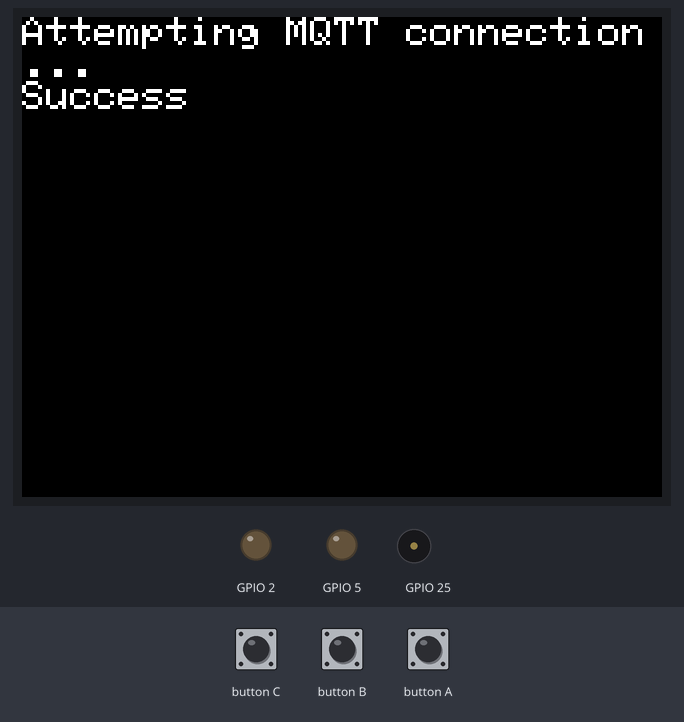
This sketch was run on a simulated ESP32. Shown: 320×240 colour display, output pins drawn as LEDs (lit = HIGH), buzzer (waves = sounding). The test bench sets the inputs (shaded band). WiFi joins after 1.5 s; servers stay silent unless stated; random numbers use the default seed unless the sketch sets one; no MQTT or app messages arrive unless stated.

Above: at 2.8 s.
2.9 s: button C pressed for 1 s
At 5.1 s:
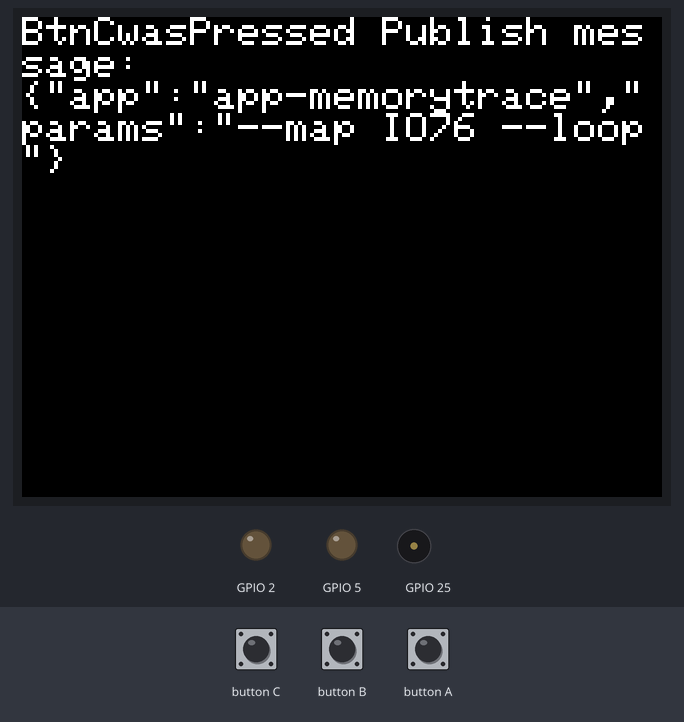
5.4 s: button B pressed for 0.15 s
At 6.7 s:
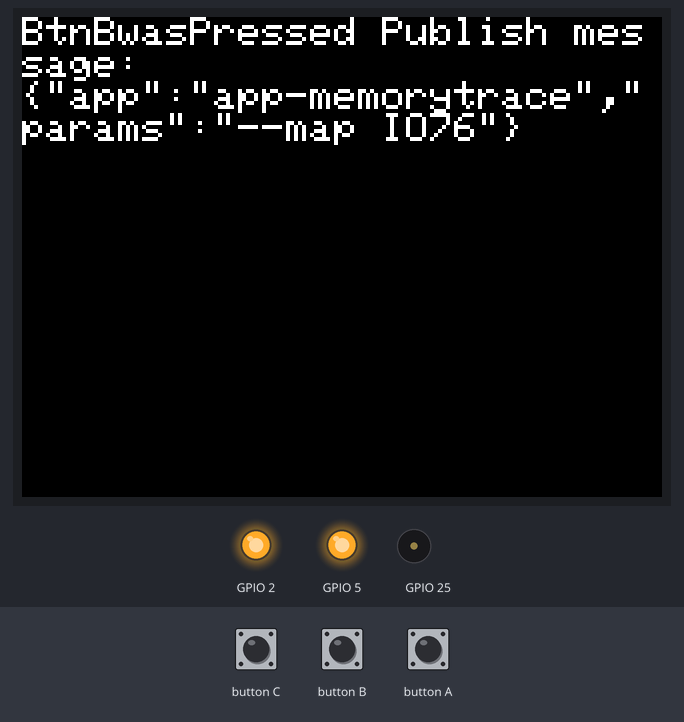
7.0 s: button A pressed for 0.15 s
At 8.2 s:
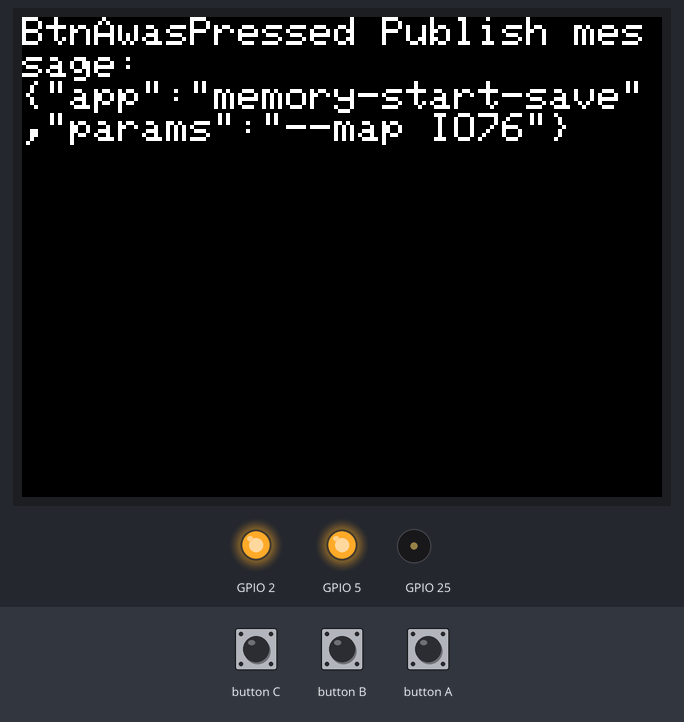
8.6 s: button C pressed for 0.15 s
At 9.4 s:
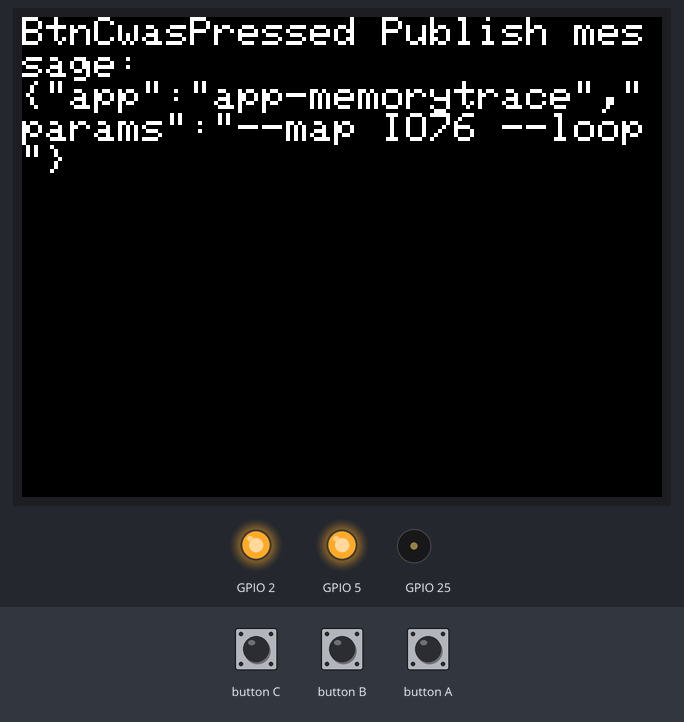
10.2 s: button B pressed for 1 s
At 11.0 s:
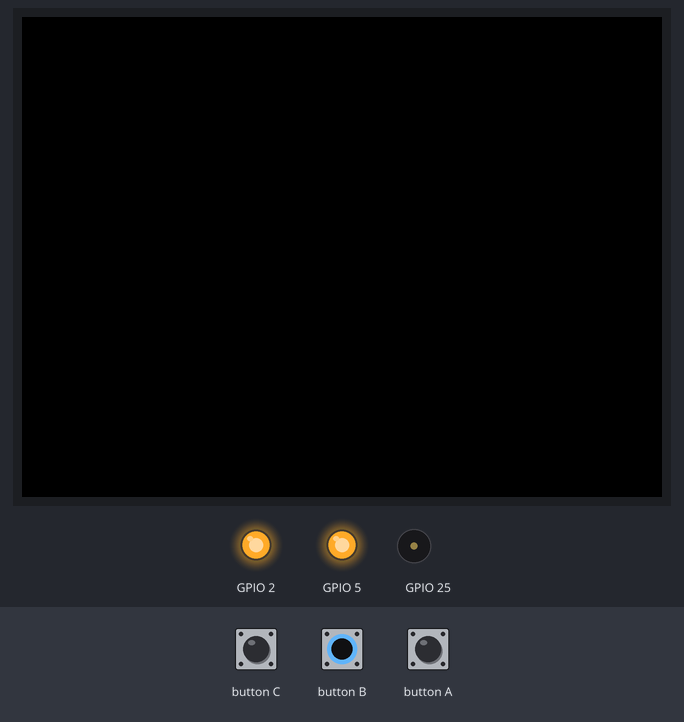
12.7 s: button B pressed for 3.2 s
At 16.6 s:
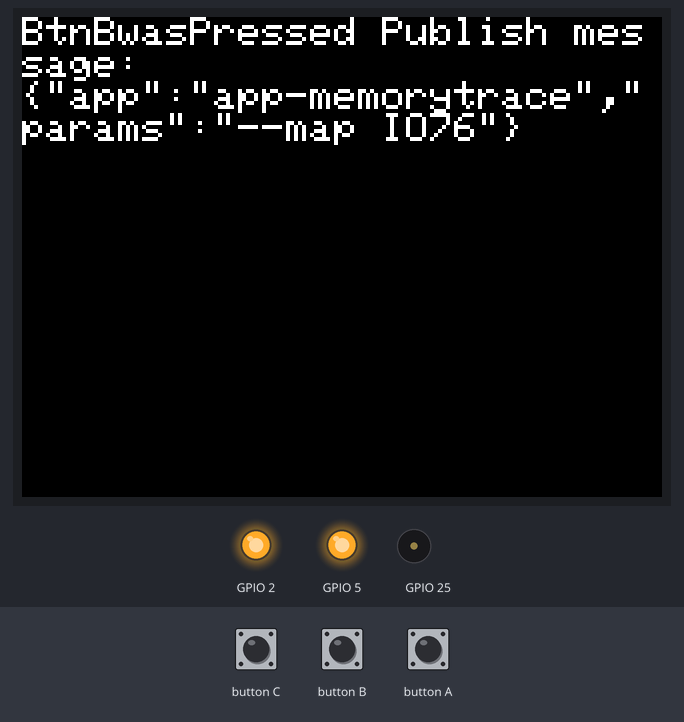
Timing chart, 0 to 18.1 s (numbered marks = the images above; inputs shaded):
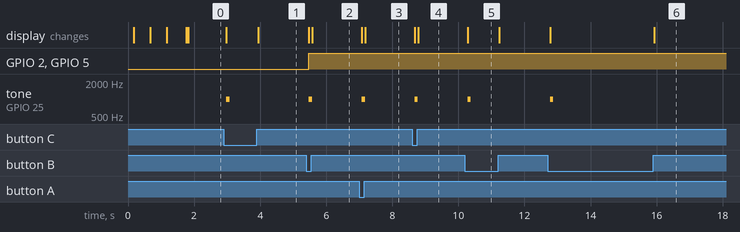

The sketch:

MQTTtoDNE.ino
```cpp
// (licence header left out)
#include <PubSubClient.h>
#include <WiFi.h>

#include "M5Stack.h"
#include <driver/adc.h>

//#define DNE_SERIAL RMS-10C2-AAH46

WiFiClient espClient;
PubSubClient client(espClient);

// Configure the name and password of the connected wifi and your MQTT Serve
const char* ssid = "RMS-10C2-AAH46-53485427";
const char* password = "53485427";

const char* mqtt_server = "192.168.212.1";
const int16_t mqttPort = 1883;
const char* mqtt_user = "mqtt";
const char* mqtt_pass = "sI7G@DijuY";

unsigned long lastMsg = 0;
#define MSG_BUFFER_SIZE (64)
char msg[MSG_BUFFER_SIZE];
int value = 0;  //回数

uint16_t colorvalue = 0;

void setupWifi();
void callback(char* topic, byte* payload, unsigned int length);
void reConnect();

void setup() {
  M5.begin(true, false, false, false);
  M5.Power.begin();
  M5.Lcd.setTextSize(2);
  adc_power_acquire();

  pinMode(2, OUTPUT);
  pinMode(5, OUTPUT);
  digitalWrite(2, LOW);
  digitalWrite(5, LOW);

  dacWrite(25, 0);  // Speaker OFF

  setupWifi();
  client.setServer(mqtt_server, mqttPort);  // Sets the server details.  配置所连接的服务器
  client.setCallback(callback);             // Sets the message callback function.  设置消息回调函数
}

void loop() {
  M5.update();
  if (!client.connected()) {
    reConnect();
  }
  client.loop();  // This function is called periodically to allow clients to
                  // process incoming messages and maintain connections to the
                  // server.
  if (M5.BtnA.wasPressed()) {
    M5.Lcd.clear();
    M5.Lcd.setCursor(0, 0);
    M5.Speaker.beep();  //beep
  } else if (M5.BtnA.wasReleased()) {
    //
    M5.Lcd.println("BtnAwasPressed Publish message:");
    snprintf(msg, MSG_BUFFER_SIZE, "{\"app\":\"memory-start-save\",\"params\":\"--map IO76\"}");
    M5.Lcd.println(msg);
    client.publish("0/THOUZER_HW/RMS-10C2-AAH46/exec/cmd", msg);  // Publishes a message to the specified
  }

  if (M5.BtnB.wasPressed()) {
    M5.Lcd.clear();
    M5.Lcd.setCursor(0, 0);
    M5.Speaker.beep();  //beep
    digitalWrite(5, HIGH);
    digitalWrite(2, HIGH);
  } else if (M5.BtnB.wasReleased()) {
    //M5.Lcd.clear(BLACK);
    M5.Lcd.println("BtnBwasPressed Publish message:");
    snprintf(msg, MSG_BUFFER_SIZE, "{\"app\":\"app-memorytrace\",\"params\":\"--map IO76\"}");
    M5.Lcd.println(msg);

    client.publish("0/THOUZER_HW/RMS-10C2-AAH46/exec/cmd", msg);  // Publishes a message to the specified
  }

  if (M5.BtnC.wasPressed()) {
    M5.Lcd.clear();
    M5.Lcd.setCursor(0, 0);
    M5.Speaker.beep();  //beep
  } else if (M5.BtnC.wasReleased()) {
    //M5.Lcd.clear(BLACK);
    M5.Lcd.println("BtnCwasPressed Publish message:");
    snprintf(msg, MSG_BUFFER_SIZE, "{\"app\":\"app-memorytrace\",\"params\":\"--map IO76 --loop\"}");
    M5.Lcd.println(msg);
    client.publish("0/THOUZER_HW/RMS-10C2-AAH46/exec/cmd", msg);  // Publishes a message to the specified
  }
  delay(2);
}

void setupWifi() {
  delay(10);
  M5.Lcd.printf("Connecting to %s", ssid);
  WiFi.mode(WIFI_STA);         // Set the mode to WiFi station mode.  设置模式为WIFI站模式
  WiFi.begin(ssid, password);  // Start Wifi connection.  开始wifi连接

  while (WiFi.status() != WL_CONNECTED) {
    delay(500);
    M5.Lcd.print(".");
  }
  M5.Lcd.printf("\nSuccess\n");
}

void callback(char* topic, byte* payload, unsigned int length) {
  char submsg[MSG_BUFFER_SIZE];
  //snprintf(submsg, MSG_BUFFER_SIZE, "%d",length);
  M5.Lcd.setCursor(0, 0);
  M5.Lcd.print("Message arrived []");
  M5.Lcd.println();
  //M5.Lcd.println(submsg);


  if (payload[length - 7] == '1') {

    M5.Lcd.print("IO 3 =");  //Green
    M5.Lcd.print((char)payload[length - 7]);
    M5.Lcd.println();
    digitalWrite(5, LOW);
  } else {
    digitalWrite(5, HIGH);
  };


  if (payload[length - 9] == '1') {
    M5.Lcd.print("IO 5 =");  //Red
    M5.Lcd.print((char)payload[length - 9]);
    M5.Lcd.println();

    digitalWrite(2, LOW);
  } else {
    digitalWrite(2, HIGH);
  };

  M5.Lcd.println();

  for (int i = 0; i < length; i++) { M5.Lcd.print((char)payload[i]); }

  M5.Lcd.println();
  //colorvalue= M5.Lcd.color565(0,255,0);
}

void reConnect() {
  while (!client.connected()) {
    M5.Lcd.clear();
    M5.Lcd.setCursor(0, 0);
    M5.Lcd.print("Attempting MQTT connection...");
    // Create a random client ID.  创建一个随机的客户端ID
    String clientId = "M5Stack-";
    clientId += String(random(0xffff), HEX);
    // Attempt to connect.  尝试重新连接
    if (client.connect(clientId.c_str(), mqtt_user, mqtt_pass)) {
      M5.Lcd.printf("\nSuccess\n");
      // Once connected, publish an announcement to the topic.
      client.publish("0/THOUZER_HW/RMS-10C2-AAH46/exec/cmd", "hello world from M5Stack");
      // ... and resubscribe.
      client.subscribe("0/WHISPERER/RMS-10C2-AAH46/io12");
    } else {
      M5.Lcd.print("failed, rc=");
      M5.Lcd.print(client.state());
      M5.Lcd.println("try again in 5 seconds");
      delay(5000);
      M5.Lcd.println("try again...");
      delay(1000);
    }
  }
}
```

Measured:
- after the input at 2.9 s, tone on GPIO 25: silent → 1000 Hz after 0.08 s, → silent 0.10 s later; the display: first changes after 0.08 s (image 1 shows a later state)
- after the input at 5.4 s, GPIO 2, GPIO 5: LOW → HIGH after 0.08 s; tone on GPIO 25: silent → 1000 Hz after 0.08 s, → silent 0.10 s later; the display: first changes after 0.08 s (image 2 shows a later state)
- after the input at 7.0 s, tone on GPIO 25: silent → 1000 Hz after 0.08 s, → silent 0.10 s later; the display: first changes after 0.08 s (image 3 shows a later state)
- after the input at 8.6 s, tone on GPIO 25: silent → 1000 Hz after 0.08 s, → silent 0.10 s later; the display: first changes after 0.08 s (image 4 shows a later state)
- after the input at 10.2 s, tone on GPIO 25: silent → 1000 Hz after 0.08 s, → silent 0.10 s later; the display: changes after 0.08 s (image 5)
- after the input at 12.7 s, tone on GPIO 25: silent → 1000 Hz after 0.08 s, → silent 0.10 s later; the display: first changes after 0.08 s (image 6 shows a later state)
